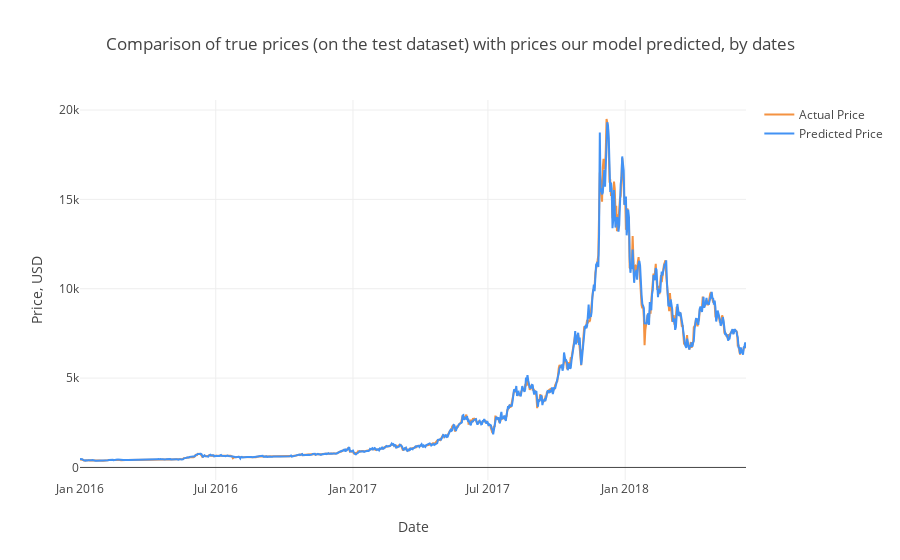

The notebook cell saved with this chart:
### Code cell
# Ahora se extrae con el formato de fechas y se traza 
Test_Dates =df_train_x['total_number_btc'].index

trace1 = go.Scatter(x=Test_Dates, y=observated, name= 'Actual Price',
                   line = dict(color = ('rgb(244, 146, 65)'),width = 2))
trace2 = go.Scatter(x=Test_Dates, y=predicted, name= 'Predicted Price',
                   line = dict(color = ('rgb(66, 146, 244)'),width = 2))
data = [trace1, trace2]
layout = dict(title = 'Comparison of true prices (on the test dataset) with prices our model predicted, by dates',
             xaxis = dict(title = 'Date'), yaxis = dict(title = 'Price, USD'))
fig = dict(data=data, layout=layout)
py.iplot(fig, filename='results_demonstrating1')

### Figure 1 — Plotly figure (JSON) as saved in the notebook; plotly's stock layout.template omitted (floating-point values rounded to 4 significant figures; data arrays with more than 128 entries replaced by an {"elided": "..."} marker saying what was removed)
{"data": [{"line": {"color": "rgb(244, 146, 65)", "width": 2}, "name": "Actual Price", "type": "scatter", "x": {"elided": "904 str values"}, "y": {"elided": "894 float values"}}, {"line": {"color": "rgb(66, 146, 244)", "width": 2}, "name": "Predicted Price", "type": "scatter", "x": {"elided": "904 str values"}, "y": {"elided": "894 float values"}}], "layout": {"title": "Comparison of true prices (on the test dataset) with prices our model predicted, by dates", "xaxis": {"title": "Date"}, "yaxis": {"title": "Price, USD"}}}
